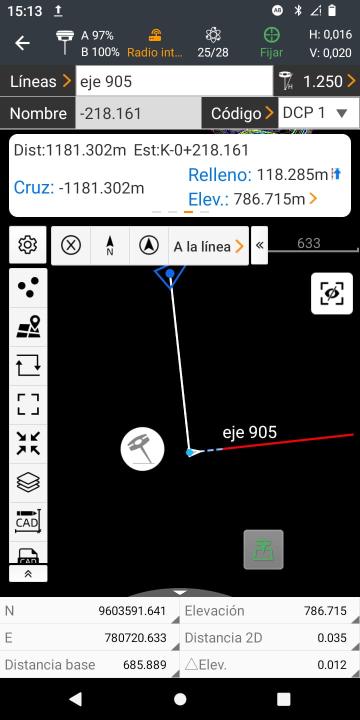
#> input picture assets/WhatsApp Image - DCP 1 (2).jpg, 720 x 1440 px (shown at 1/2 size)
$ python -i ocr_engine.py   (imports and definitions only)
#> lines starting #> are read from the running program, lines starting #| are printed output that depends on the picture; after the words box and inside, x2 and y2 are one past the last pixel; in counts of white or black regions, pixels touching at a corner belong together
#> further down, picture is the input picture: shape (1440, 720, 3); mean B, G, R 99, 98.3, 97.7
"""
ocr_engine.py
Módulo de preprocesamiento de imagen y extracción OCR robusta.
"""
import cv2
import numpy as np
import pytesseract
import subprocess
import os
import logging
from pathlib import Path
from src.config import TESSERACT_CMDS, UMBRAL_CONFIANZA

logger = logging.getLogger(__name__)


# [47 lines left out: functions encontrar_tesseract, configurar_tesseract, not called in this run]


def preprocesar_imagen(imagen_bgr):
    """
    Pipeline de preprocesamiento configurable para mejorar el OCR.
    Aplica: escala de grises, ajuste de contraste, nitidez, binarización.
    Incluye recortes estratégicos para la tabla de coordenadas.
    """
    # Convertir a escala de grises si es necesario
    if len(imagen_bgr.shape) == 3:
        gray = cv2.cvtColor(imagen_bgr, cv2.COLOR_BGR2GRAY)
    else:
        gray = imagen_bgr

    alto, ancho = gray.shape[:2]
#> alto = 1440; ancho = 720

    # Corrección de contraste (CLAHE) para mejorar contraste local
    clahe = cv2.createCLAHE(clipLimit=2.0, tileGridSize=(8, 8))
    gray = clahe.apply(gray)

    # Aumentar nitidez (unsharp mask)
    gaussian = cv2.GaussianBlur(gray, (0, 0), 3.0)
    sharpened = cv2.addWeighted(gray, 1.5, gaussian, -0.5, 0)

    # Binarización adaptativa para dos umbrales diferentes
    binary_inv = cv2.adaptiveThreshold(
        sharpened, 255, cv2.ADAPTIVE_THRESH_GAUSSIAN_C,
        cv2.THRESH_BINARY_INV, 11, 2
    )
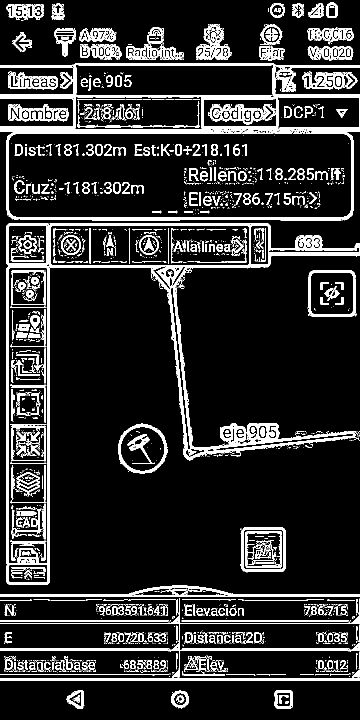
#> binary_inv: shape (1440, 720) (shown at 1/2 size); 13.6% white; 2813 white regions (2309 under 20 px), largest, box (x1, y1, x2, y2) and area: (13, 446, 720, 1169) 27964, (0, 259, 720, 441) 10640, (0, 1171, 720, 1194) 4548
    binary = cv2.adaptiveThreshold(
        sharpened, 255, cv2.ADAPTIVE_THRESH_GAUSSIAN_C,
        cv2.THRESH_BINARY, 11, 2
    )
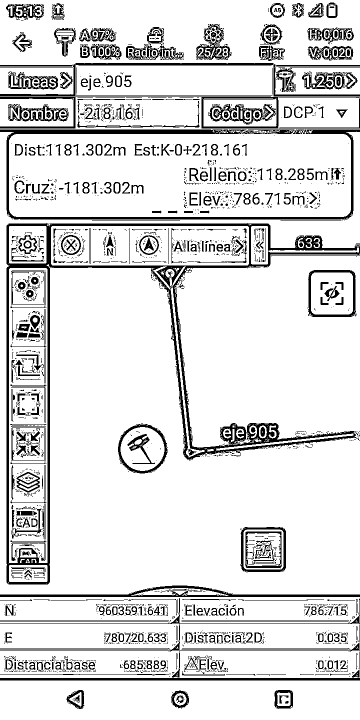
#> binary: shape (1440, 720) (shown at 1/2 size); 86.4% white; 2813 black regions (2309 under 20 px), largest, box (x1, y1, x2, y2) and area: (13, 446, 720, 1169) 27964, (0, 259, 720, 441) 10640, (0, 1171, 720, 1194) 4548

    # ── Región inferior: tabla de coordenadas ──────────────────────────
    region_tabla = sharpened[int(alto * 0.75):, :]
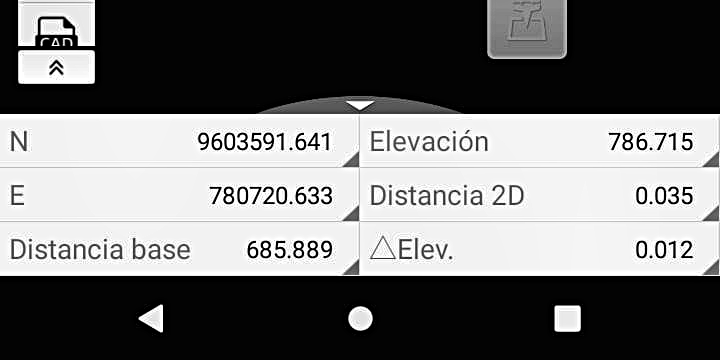
#> region_tabla: shape (360, 720); min 0, max 255, mean 115.1
    region_tabla_upscaled = cv2.resize(region_tabla, None, fx=2, fy=2, interpolation=cv2.INTER_CUBIC)
    clahe_tabla = cv2.createCLAHE(clipLimit=3.0, tileGridSize=(4, 4))
    region_tabla_upscaled = clahe_tabla.apply(region_tabla_upscaled)
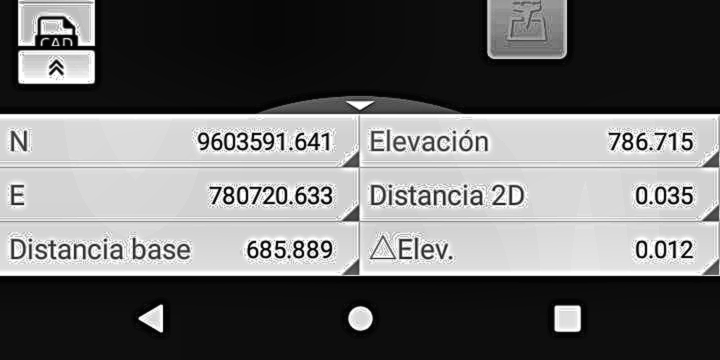
#> region_tabla_upscaled: shape (720, 1440) (shown at 1/2 size); min 3, max 255, mean 108.2

    # ── Región superior: código del ensayo (header) ────────────────────
    # El título de tipo "Código > Pozo 2" suele estar en la parte superior
    region_header = sharpened[:int(alto * 0.25), :]
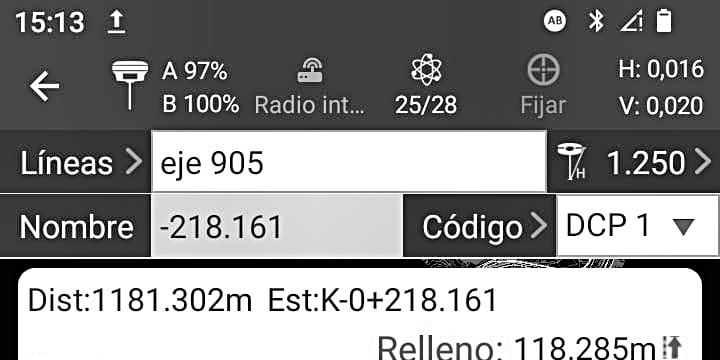
#> region_header: shape (360, 720); min 0, max 255, mean 142.4
    header_h, header_w = region_header.shape
#> header_h = 360; header_w = 720

    # Si el fondo es oscuro, invertir para texto blanco sobre negro -> negro sobre blanco
    region_header_gray = region_header
    mean_pix = int(region_header_gray.mean())
#> mean_pix = 142
    if mean_pix < 128:  # fondo oscuro
        region_header_gray = cv2.bitwise_not(region_header_gray)

    header_upscaled = cv2.resize(region_header_gray, None, fx=6, fy=6, interpolation=cv2.INTER_CUBIC)
    clahe_header = cv2.createCLAHE(clipLimit=4.0, tileGridSize=(8, 8))
    header_upscaled = clahe_header.apply(header_upscaled)
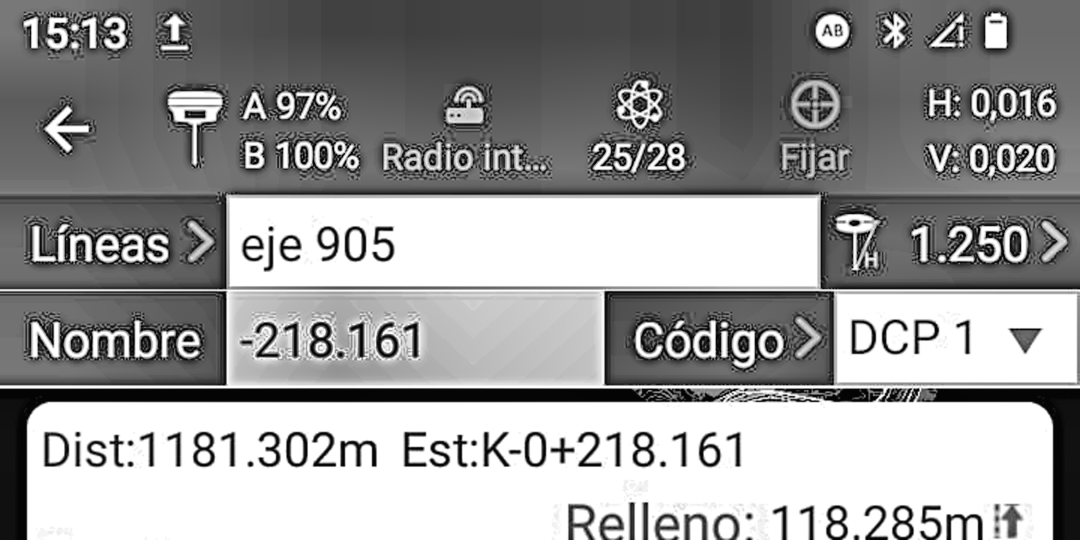
#> header_upscaled: shape (2160, 4320) (shown at 1/4 size); min 0, max 255, mean 154.1
    _, header_thresh = cv2.threshold(header_upscaled, 0, 255, cv2.THRESH_BINARY + cv2.THRESH_OTSU)
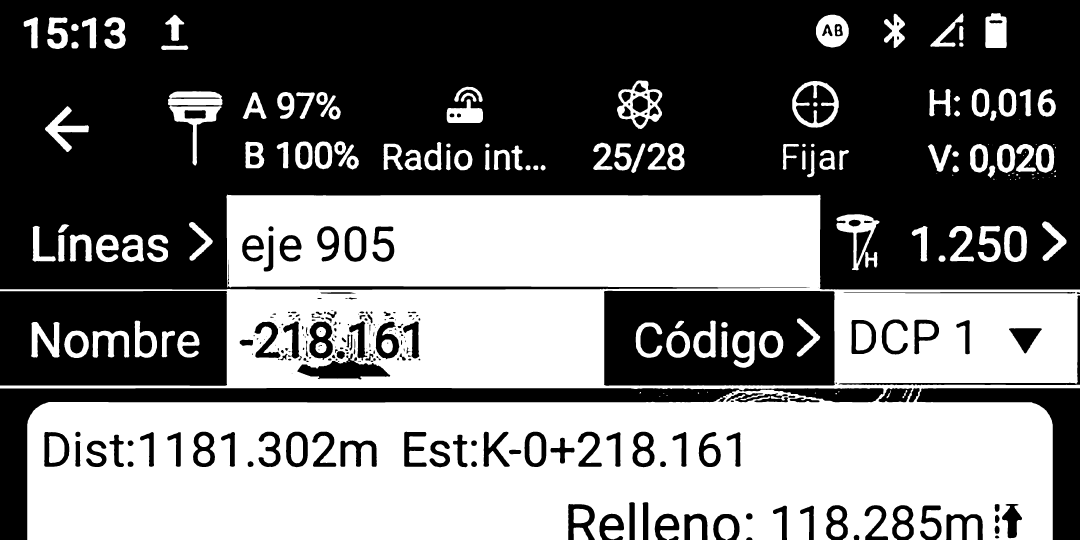
#> header_thresh: shape (2160, 4320) (shown at 1/4 size); 45.5% white; 183 white regions (28 under 20 px), largest, box (x1, y1, x2, y2) and area: (0, 779, 4320, 2160) 3748266, (2468, 322, 2649, 516) 13764, (3346, 857, 3518, 1081) 12095

    return gray, region_tabla_upscaled, binary_inv, header_upscaled, header_thresh


# [41 lines left out: function ejecutar_ocr, not called in this run]

>>> import cv2
>>> picture = cv2.imread('../assets/WhatsApp Image - DCP 1 (2).jpg')
>>> result = preprocesar_imagen(picture)
#> result = 5 items

$ run again, on assets/WhatsApp Image - VDC 4 (2).jpg
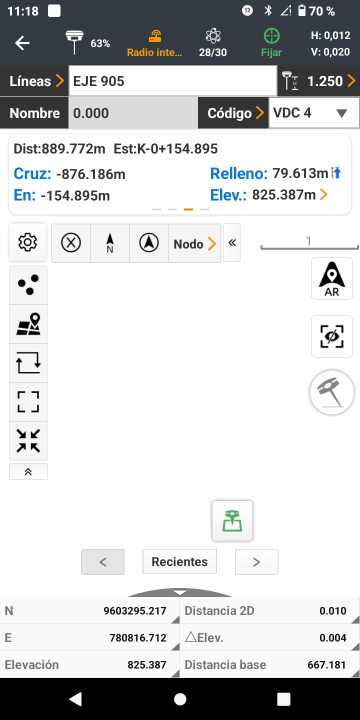
#> input picture assets/WhatsApp Image - VDC 4 (2).jpg, 720 x 1440 px (shown at 1/2 size)
#> picture is the input picture: shape (1440, 720, 3); mean B, G, R 209.1, 208.5, 207.7
#> in preprocesar_imagen, `binary_inv = cv2.adaptiveThreshold( sharpened, 255, cv2.ADAPTIVE_THRES..`:
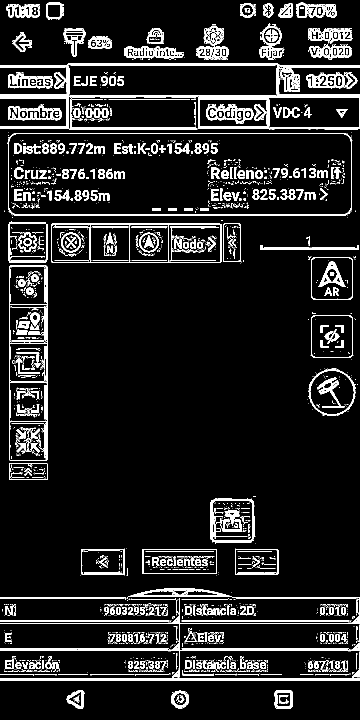
#> binary_inv: shape (1440, 720) (shown at 1/2 size); 10.1% white; 2753 white regions (2265 under 20 px), largest, box (x1, y1, x2, y2) and area: (0, 126, 720, 193) 4543, (15, 266, 705, 432) 3616, (0, 1356, 720, 1361) 3600
#> mean_pix = 150
#> in preprocesar_imagen, `_, header_thresh = cv2.threshold(header_upscaled, 0, 255, cv2.THRESH_B..`:
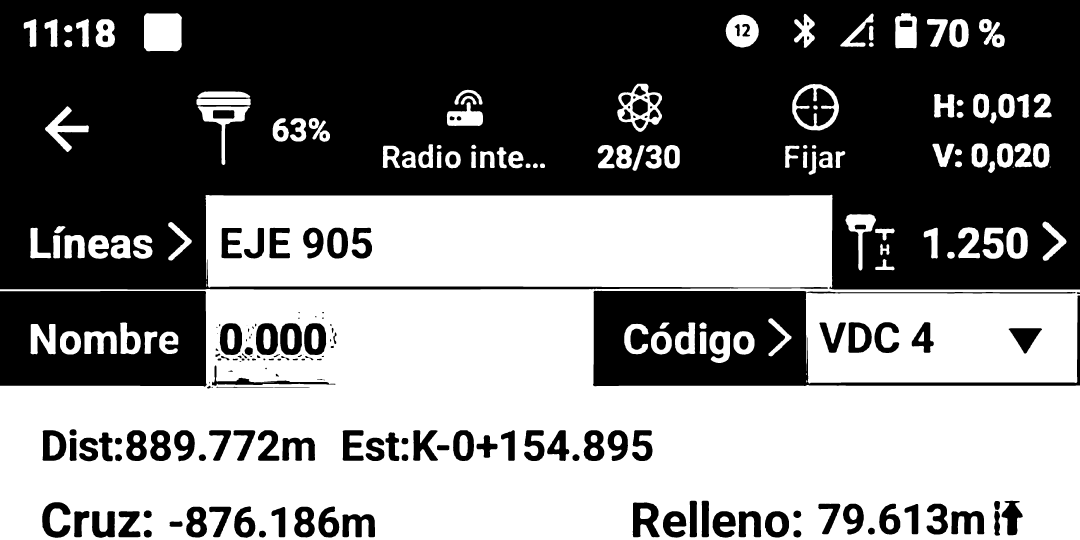
#> header_thresh: shape (2160, 4320) (shown at 1/4 size); 49.3% white; 144 white regions (4 under 20 px), largest, box (x1, y1, x2, y2) and area: (0, 779, 4320, 2160) 4158514, (576, 53, 728, 205) 22238, (2469, 335, 2648, 528) 13401
#> result = 5 items

$ run again, on assets/WhatsApp Image 2026-07-10 at 5.01.00 PM - VDC 5.png
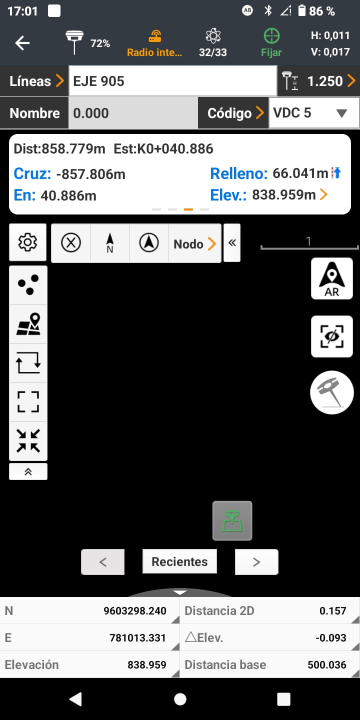
#> input picture assets/WhatsApp Image 2026-07-10 at 5.01.00 PM - VDC 5.png, 720 x 1440 px (shown at 1/2 size)
#> picture is the input picture: shape (1440, 720, 3); mean B, G, R 98, 97.4, 96.6
#> in preprocesar_imagen, `binary_inv = cv2.adaptiveThreshold( sharpened, 255, cv2.ADAPTIVE_THRES..`:
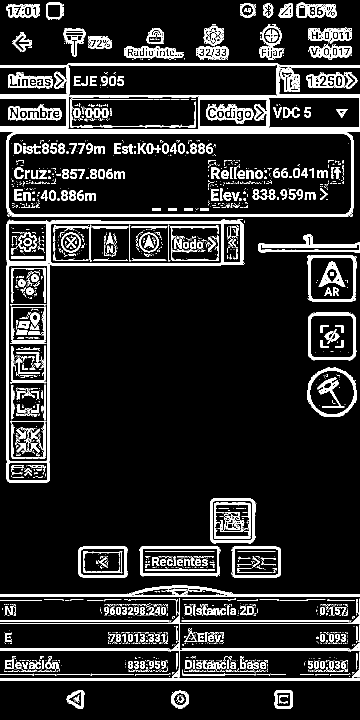
#> binary_inv: shape (1440, 720) (shown at 1/2 size); 12.9% white; 2551 white regions (2056 under 20 px), largest, box (x1, y1, x2, y2) and area: (13, 439, 489, 965) 11727, (0, 259, 720, 434) 11400, (0, 126, 720, 193) 4626
#> mean_pix = 141
#> in preprocesar_imagen, `_, header_thresh = cv2.threshold(header_upscaled, 0, 255, cv2.THRESH_B..`:
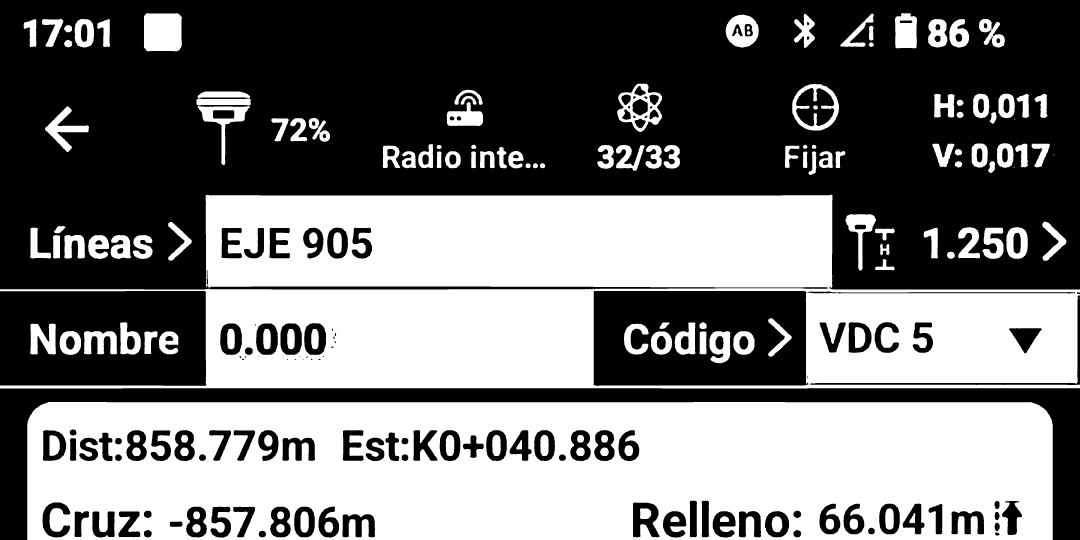
#> header_thresh: shape (2160, 4320) (shown at 1/4 size); 45.8% white; 150 white regions (6 under 20 px), largest, box (x1, y1, x2, y2) and area: (109, 1608, 4211, 2160) 1938366, (0, 779, 4320, 1554) 1872664, (575, 53, 728, 205) 22263
#> result = 5 items
